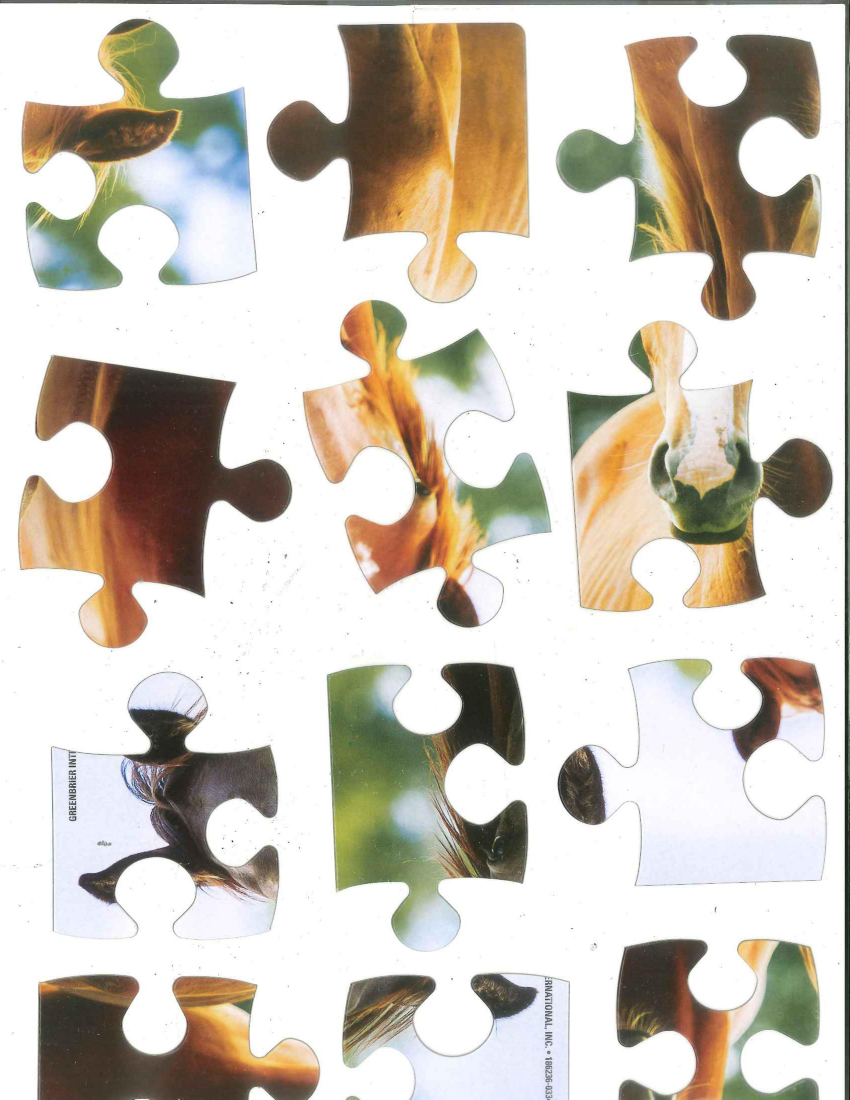
//> input picture 0001.jpg, 2550 x 3300 px (shown at 1/3 size)
$ ./fps 0001.jpg   (built with g++ and OpenCV 4)
//> lines starting //> are read from the running program, lines starting //| are printed output that depends on the picture; after the words box and inside, x2 and y2 are one past the last pixel; in counts of white or black regions, pixels touching at a corner belong together
#include<sys/types.h>
#include<sys/stat.h>
#include<dirent.h>
#include<string>
#include "opencv2/objdetect/objdetect.hpp"
#include "opencv2/highgui/highgui.hpp"
#include "opencv2/imgproc/imgproc.hpp"
#include <iostream>
#include <opencv2/opencv.hpp>
#include <opencv2/core/core.hpp>

using namespace std;
using namespace cv;

Mat canvas = Mat::zeros(Size(3000,3000), CV_8UC3 );
Mat prevcanvas,original;
int lastrow=0,lastcol=300;
int prevlastrow=0,prevlastcol=0;
Mat input_Array[100][4];
int labels[100][2];
int total=0,pos=0;
RNG rng(12345);
float angle=0;
vector< Point2f > corners[100];
char edge_type[100][4];
int cornerpieces[5][2],edgepiece[50][2],innerpieces[50][2];
int cornerindex=0,edgepieceindex=0,innerpieceindex=0;
int prevtype =0;
int shapematch =0;
int colormatch =0;
int attachedcorners=0,temptype=0;
int previndex =0;
int canvasindex=1;
Point2f midpoints[100][4];
Rect getBoundRect(int);
// [212 lines left out: functions removeChip, attachToCanvas, assignLabels, fixOrientation, not called in this run]

void extractPieces(Mat image)
{
	//Obtains contours, approximates polygons, and draws lines using hough transform and calls fixOrientation
	vector<vector<Point> > contours;
	vector<Vec4i> hierarchy;
	Mat image2;
	original.copyTo(image2);
	Rect boundRect;
	Mat threshImage=Mat::zeros(image.size(), CV_8UC1);
	Mat drawing = Mat::zeros(image.size(), CV_8UC1 );
	Mat approx = Mat::zeros(image.size(), CV_8UC1 );


	findContours( image, contours, hierarchy, CV_RETR_EXTERNAL, CV_CHAIN_APPROX_NONE,Point(0,0) );

	Scalar color = Scalar( rng.uniform(0, 255), rng.uniform(0,255), rng.uniform(0,255) );
	for( int i = 0; i< contours.size(); i++ )
	{
		drawContours( drawing, contours, i, color, 1, 1, hierarchy, 0, Point() );

		drawContours( image2, contours, i, color, 1, 1, hierarchy, 0, Point() );
	}
	imwrite("contour.jpg",image2);
	imwrite("drwaing.jpg",drawing);
	cout<<"\n contours.size():"<<contours.size();
	double maxArea=0.0;
	vector<vector<Point> > contours_poly( contours.size() );
	for( int i = 0; i < contours.size(); i++ )
	{
		double area = contourArea(contours[i]);
		//
		if(area>=40000 && area<=360000)
		{
			maxArea = area;
			drawContours( threshImage, contours, i, Scalar(255,255,255), CV_FILLED, 1, hierarchy, 0, Point() );
			medianBlur(threshImage,threshImage,3);
			approxPolyDP( Mat(contours[i]), contours_poly[i], 10, true );
			Mat approxcolor;
			original.copyTo(approxcolor);
			drawContours( approx, contours_poly, i, Scalar(255,255,255), 1, 1, hierarchy, 0, Point() );
			drawContours( approxcolor, contours_poly, i, Scalar(255,255,255), 1, 1, hierarchy, 0, Point() );
			boundRect = boundingRect(Mat(contours_poly[i]));
			// [5 lines of commented-out code are left out]
			input_Array[pos][0] = original(boundRect);
			input_Array[pos][1] = threshImage(boundRect);

			Mat pieceapprox = approx(boundRect);
			input_Array[pos][3] = pieceapprox;
			input_Array[pos][2] = drawing(boundRect);
			Mat lineimage = Mat::zeros(pieceapprox.size(), CV_8UC1 );
			vector<Vec4i> lines;
			HoughLinesP(pieceapprox, lines, 1, CV_PI/180, 40, 40, 30);
			//cout<<"lines sze:"<<lines.size();
			int linenum=0;
			float maxlength =0.0,distance =0.0;


			for( size_t i = 0; i < lines.size(); i++ )
			{
				Vec4i l = lines[i];
				line(lineimage , Point(l[0], l[1]), Point(l[2], l[3]), color, 2,8,0);
				distance = sqrt(pow(l[3]-l[1],2)+ pow(l[2]-l[0],2));
				//cout<<"distance:"<<distance;
				if(distance>maxlength)
				{
					maxlength=distance;
					linenum=i;
					float a = (float)(l[3]-l[1]);
					float slope = a/(float)(l[2]-l[0]);
					angle = atan(slope);
					angle = (angle*180*7/22);
				}
			}
			Vec4i l = lines[linenum];
			line(lineimage , Point(l[0], l[1]), Point(l[2], l[3]), Scalar(0,0,0), 2,8,0);
			//namedWindow("lines.jpg", CV_WINDOW_NORMAL);
			//imshow("lines.jpg", lineimage);
			//waitKey(0);
			cout<<"angle:"<<angle;
			if(angle!=0 && angle!=90)
			{
			fixOrientation(pos,angle,0);
			//Rect crop = getBoundRect(pos);
			}
			// [6 lines of commented-out code are left out]

			string kpfname = "piece";
			stringstream ss;
			ss<<pos;
			kpfname = kpfname+ss.str()+".jpg";
			ss.clear();
			imwrite(kpfname,input_Array[pos][0]);
			pos++;
			//destroyAllWindows();
		}
	}
	cout<<"pos:"<<pos;
	//imwrite("boundrect.jpg",drawing);
	imwrite("approx.jpg",approx);

}
// [164 lines left out: function detectCorners, not called in this run]
Rect getBoundRect(int index)
{
	vector<vector<Point> > contours;
	vector<Vec4i> hierarchy;
	Rect boundRect;
	Mat image = input_Array[index][1];
	Mat image2 = input_Array[index][0];
	Mat image3 = input_Array[index][2];
	Mat image4 = input_Array[index][3];
	findContours( image, contours, hierarchy, CV_RETR_EXTERNAL, CV_CHAIN_APPROX_NONE,Point(0,0) );
	int maxindex = 0;
	float maxArea=0.0,area=0.0;
	for( int i = 0; i< contours.size(); i++ )
	{
		area = contourArea(contours[i]);
		if(area>maxArea)
		{
			maxArea = area;
			maxindex =i;
		}
	}
	vector<vector<Point> > contours_poly( contours.size() );
	approxPolyDP( Mat(contours[maxindex]), contours_poly[maxindex], 3, true);
	boundRect = boundingRect(Mat(contours_poly[maxindex]));
	input_Array[index][1] = image(boundRect);
	input_Array[index][0] = image2(boundRect);
	input_Array[index][2] = image3(boundRect);
	input_Array[index][3] = image4(boundRect);
	return boundRect;
}
// [85 lines left out: functions ComputeGeometry, compareShape, compareColor, not called in this run]
void prepareCanvas()
{

	canvas.copyTo(prevcanvas);
	int index = cornerpieces[0][0];
	previndex = index;
	int i=0;
	for(i=0;i<4;i++)
	{
		if(edge_type[index][i] == 'L' && edge_type[index][(i+1)%4] =='L')
		{
			break;
		}
	}
	if(i==0)
	{
		fixOrientation(index,270,1);
	}
	else if(i==1)
		fixOrientation(index,180,1);
	else if(i==2)
		fixOrientation(index,90,1);

	Rect bound = getBoundRect(index);
	Mat firstcorner = input_Array[index][0];


	namedWindow("firstcorner.jpg",CV_WINDOW_NORMAL);
	imshow("firstcorner.jpg",firstcorner);
	Mat half(canvas,Rect(0,0,firstcorner.cols,firstcorner.rows));
	firstcorner.copyTo(half);
	cornerpieces[0][1]=1;
	attachedcorners++;
	imwrite("canvas.jpg",canvas);
	namedWindow("canvas.jpg",CV_WINDOW_NORMAL);
	imshow("canvas.jpg",canvas);
	//waitKey(10);
	prevtype =1;
	ComputeGeometry(index);
}
// [51 lines left out: function getCandidatePiece, not called in this run]

int main(int argc,char* argv[])
{
	Mat image,diff;
	if(argc>1)
	{
		image = imread(argv[1]);
//> image is the input picture: 3300 rows x 2550 cols, CV_8UC3; mean B, G, R 190.6, 201.4, 208.5
		original = imread(argv[1]);

		// [42 lines of commented-out code are left out]


		cvtColor( image, image, CV_BGR2GRAY );
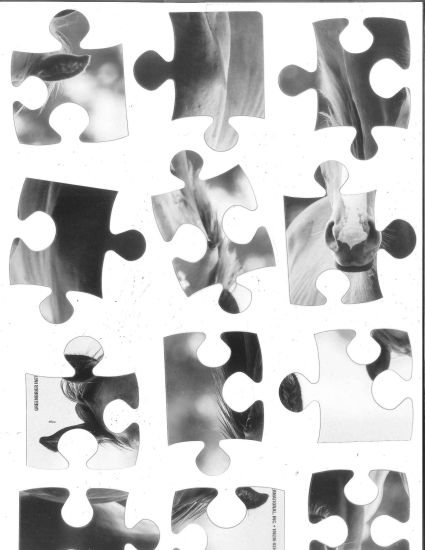
//> image: 3300 rows x 2550 cols, CV_8UC1 (shown at 1/6 size); min 0, max 255, mean 202.3
		int bgintensity = image.at<uchar>(10,10);
//> bgintensity = 251

		cout<<"bgintensity:"<<bgintensity;
//| bgintensity:251
		Mat background(image.rows,image.cols, CV_8UC1,bgintensity);
//> background: 3300 rows x 2550 cols, CV_8UC1; every value is 251

		imwrite("diff.jpg",image);
		//adaptiveThreshold(image,image,255, ADAPTIVE_THRESH_MEAN_C,THRESH_BINARY,199,2);
		for(int x=0;x<image.cols;x++)
		{
			for(int y=0;y<image.rows;y++)
			{
				if(400<=x && (x<=image.cols-400) && 400<=y && (y<=image.rows-400))
					bgintensity=bgintensity*2;
				if(abs(image.at<uchar>(y,x)- bgintensity)>30)//
					image.at<uchar>(y,x) = 255;
				else
					image.at<uchar>(y,x) = 0;
			}
		}
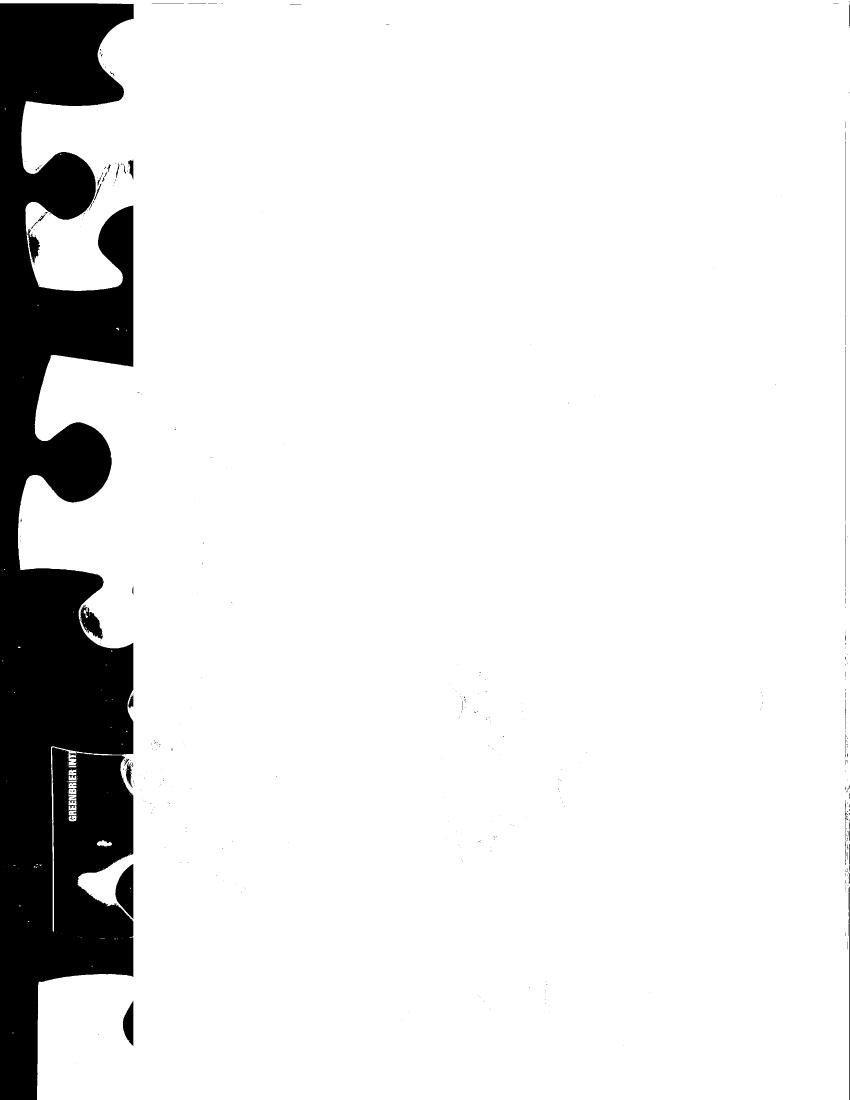
//> image: 3300 rows x 2550 cols, CV_8UC1 (shown at 1/3 size); 89.7% white; 438 black regions (386 under 20 px), largest, box (x1, y1, x2, y2) and area: (0, 10, 401, 3300) 847404, (346, 2592, 400, 2757) 5870, (242, 1815, 308, 1917) 3371
//> after the loop, bgintensity = 0
		imwrite("threshold.jpg",image);
		medianBlur(image,image,7);
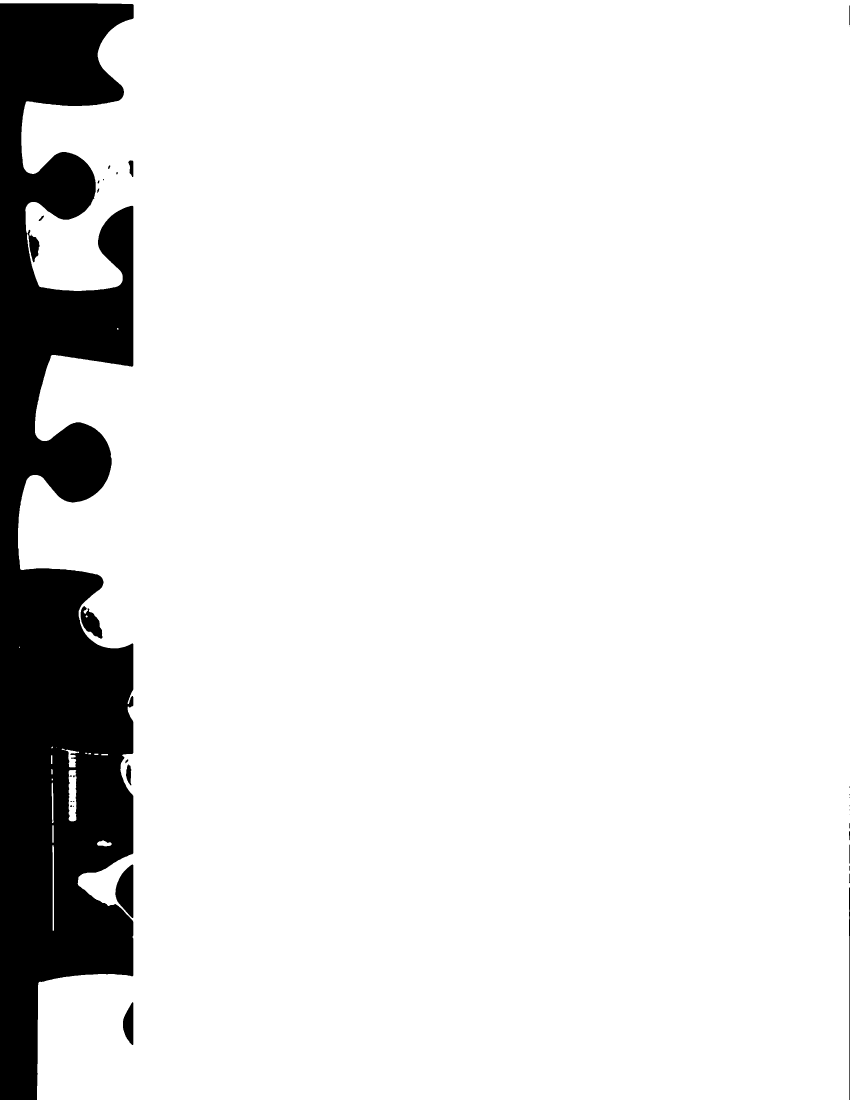
//> image: 3300 rows x 2550 cols, CV_8UC1 (shown at 1/3 size); 89.7% white; 31 black regions (11 under 20 px)
		extractPieces(image);
//> in extractPieces, `findContours( image, contours, hierarchy, CV_RETR_EXTERNAL, CV_CHAIN_A..`: contours = 18 contours, 7 with area under 20; largest, box (x1, y1, x2, y2) and area: (0, 0, 2550, 3300) 7548498, (206, 2310, 230, 2464) 3036, (184, 2246, 237, 2302) 879, (157, 2536, 162, 2792) 781, (291, 2521, 335, 2539) 478
//> the loop in extractPieces, `for( int i = 0; i< contours.size(); i++ )` made 18 passes
//> after the loop in extractPieces, `for( int i = 0; i< contours.size(); i++ )`:
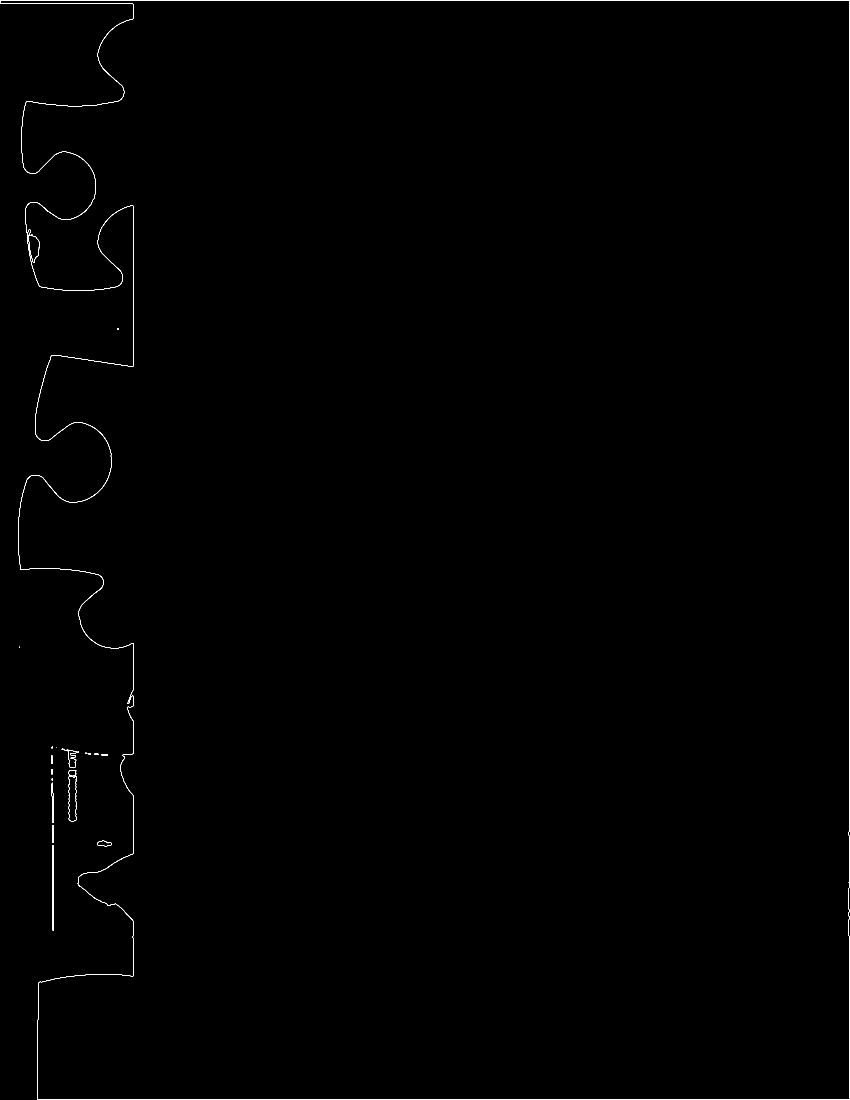
//> drawing: 3300 rows x 2550 cols, CV_8UC1 (shown at 1/3 size); values 0 (black) and 203 (white), 0.23% white in thin lines or dots
//|  contours.size():18
//> in extractPieces, `vector<vector<Point> > contours_poly( contours.size() );`: contours_poly = 18 empty contours
//> the loop in extractPieces, `for( int i = 0; i < contours.size(); i++ )` made 18 passes
//> area on passes 1, 2, 3, 4, 6, 7, 8, 9: 781, 477.5, 153, 363.5, 3036, 42.5, 75, 57
//> after the loop in extractPieces, `for( int i = 0; i < contours.size(); i++ )`: angle = 0
//| pos:0
		for(int i=0;i<pos;i++)
		{
			detectCorners(i);
			assignLabels(i);
		}
//> this loop made 0 passes
		prepareCanvas();
//> in getBoundRect, `findContours( image, contours, hierarchy, CV_RETR_EXTERNAL, CV_CHAIN_A..`: contours = 0 contours
//> after the loop in getBoundRect, `for( int i = 0; i< contours.size(); i++ )`: maxArea = 0
//> in getBoundRect, `vector<vector<Point> > contours_poly( contours.size() );`: contours_poly = 0 contours
//> (the run ends here: the program crashes, at `approxPolyDP( Mat(contours[maxindex]), contours_poly[maxindex], 3, tru..`)
